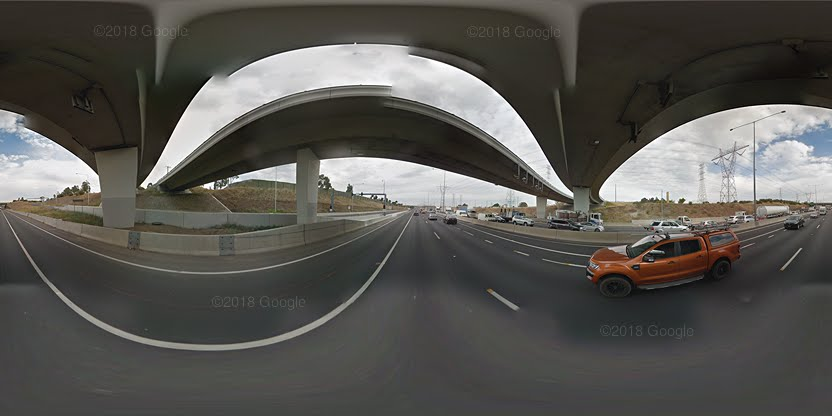
#> input picture CNN classification/Image processing/BridgeTop/panorama--1JcJDAIYOGKxdV3aY8cYg-1.png, 832 x 416 px
$ python Pymeanshiftcomb.py '../CNN classification/Image processing/BridgeTop/panorama--1JcJDAIYOGKxdV3aY8cYg-1.png'
#> lines starting #> are read from the running program, lines starting #| are printed output that depends on the picture
import numpy as np
import cv2
import math
from PIL import Image, ImageStat
import sys
from os import listdir
import pymeanshift as pms
import os.path

# path1 = "/Users/caijieyang/Desktop/allgoodthinghere/"
# files= listdir(path1)
avg_recall=[]
avg_pre=[]
hsl_acc_list=[]
manual_acc_list=[]
file = sys.argv[1]
file = str(file)
# print (file)
origin = Image.open(file)
#> origin is the input picture: PIL image 832x416 RGBA; mean R, G, B, A 86.5, 84.9, 80.7, 255
width, height = origin.size
#> width = 832; height = 416
area = (0, 0, width, 0.5*height)
#> area = (0, 0, 832, 208)
image = origin.crop(area) # crop top half of the image
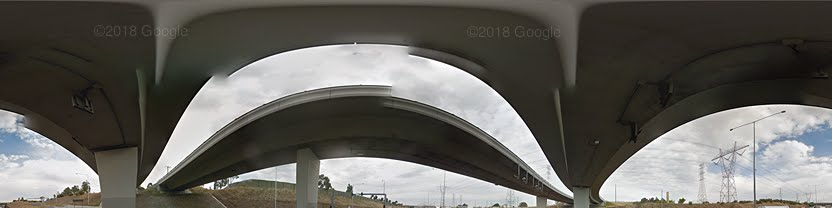
#> image: PIL image 832x208 RGBA; mean R, G, B, A 99, 97.1, 91.8, 255
image.save(file+"_cropped.png")

original_image = cv2.imread(file+"_cropped.png")

#> (the run stopped early here; a loop or call above may not have finished)

$ run again, on CNN classification/Image processing/BridgeTop/panorama-0hm-7ry17XonGp7f9subKQ-1.png
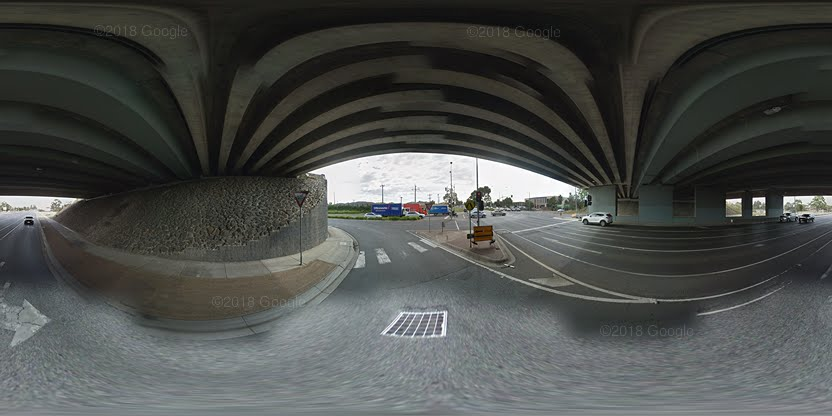
#> input picture CNN classification/Image processing/BridgeTop/panorama-0hm-7ry17XonGp7f9subKQ-1.png, 832 x 416 px
#> origin is the input picture: PIL image 832x416 RGBA; mean R, G, B, A 74.4, 76.8, 74.3, 255
#> `image = origin.crop(area)`:
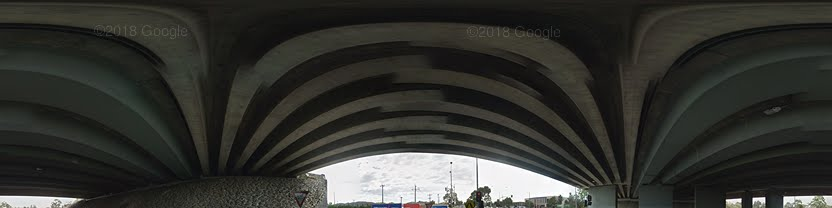
#> image: PIL image 832x208 RGBA; mean R, G, B, A 51.8, 52.4, 48.1, 255

$ run again, on CNN classification/Image processing/BridgeTop/panorama-15-RVq3AEnQ0icX7eQ-iIQ-1.png
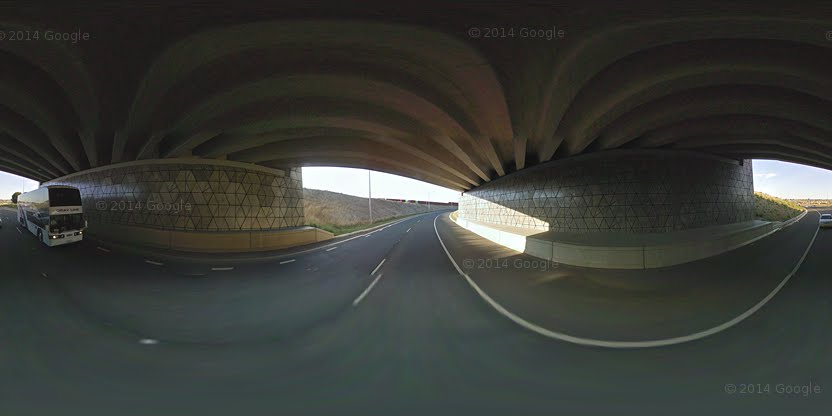
#> input picture CNN classification/Image processing/BridgeTop/panorama-15-RVq3AEnQ0icX7eQ-iIQ-1.png, 832 x 416 px
#> origin is the input picture: PIL image 832x416 RGBA; mean R, G, B, A 57.2, 59.4, 54.9, 255
#> `image = origin.crop(area)`:
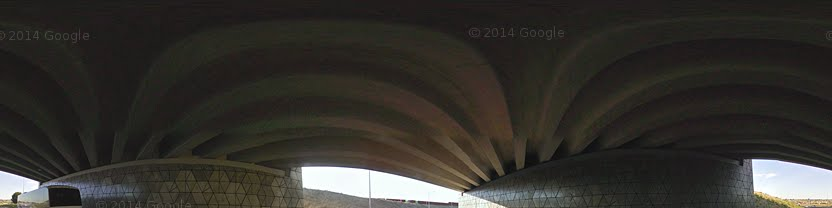
#> image: PIL image 832x208 RGBA; mean R, G, B, A 52.2, 49.8, 45, 255

$ run again, on CNN classification/Image processing/BridgeTop/panorama-2FuxmLgpP4sA9kE8jJzszw-1.png
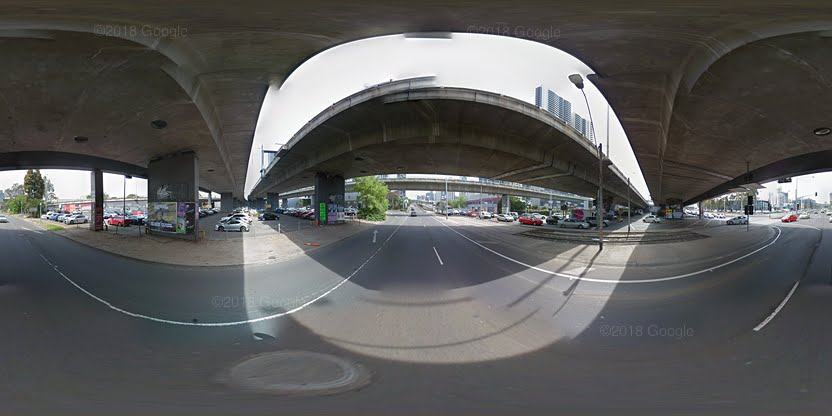
#> input picture CNN classification/Image processing/BridgeTop/panorama-2FuxmLgpP4sA9kE8jJzszw-1.png, 832 x 416 px
#> origin is the input picture: PIL image 832x416 RGBA; mean R, G, B, A 91, 90.7, 89.9, 255
#> `image = origin.crop(area)`:
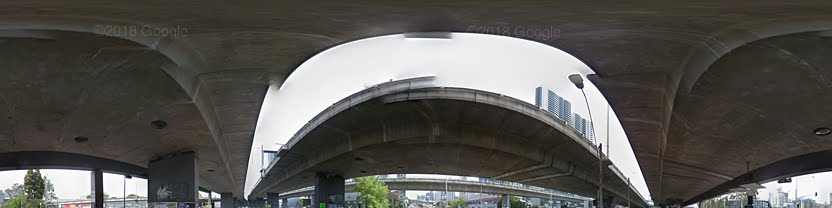
#> image: PIL image 832x208 RGBA; mean R, G, B, A 88.5, 86.7, 82.6, 255
